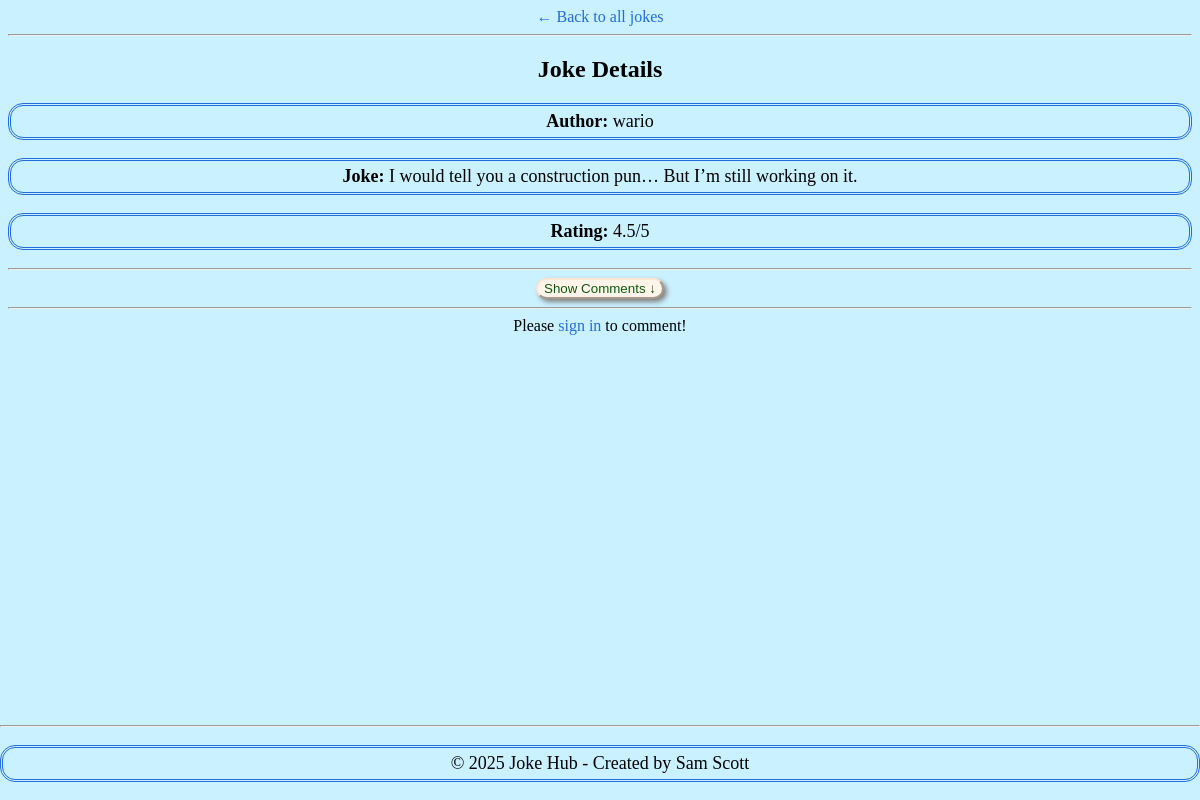
Page /joke_detail/2 on the earlier database version.
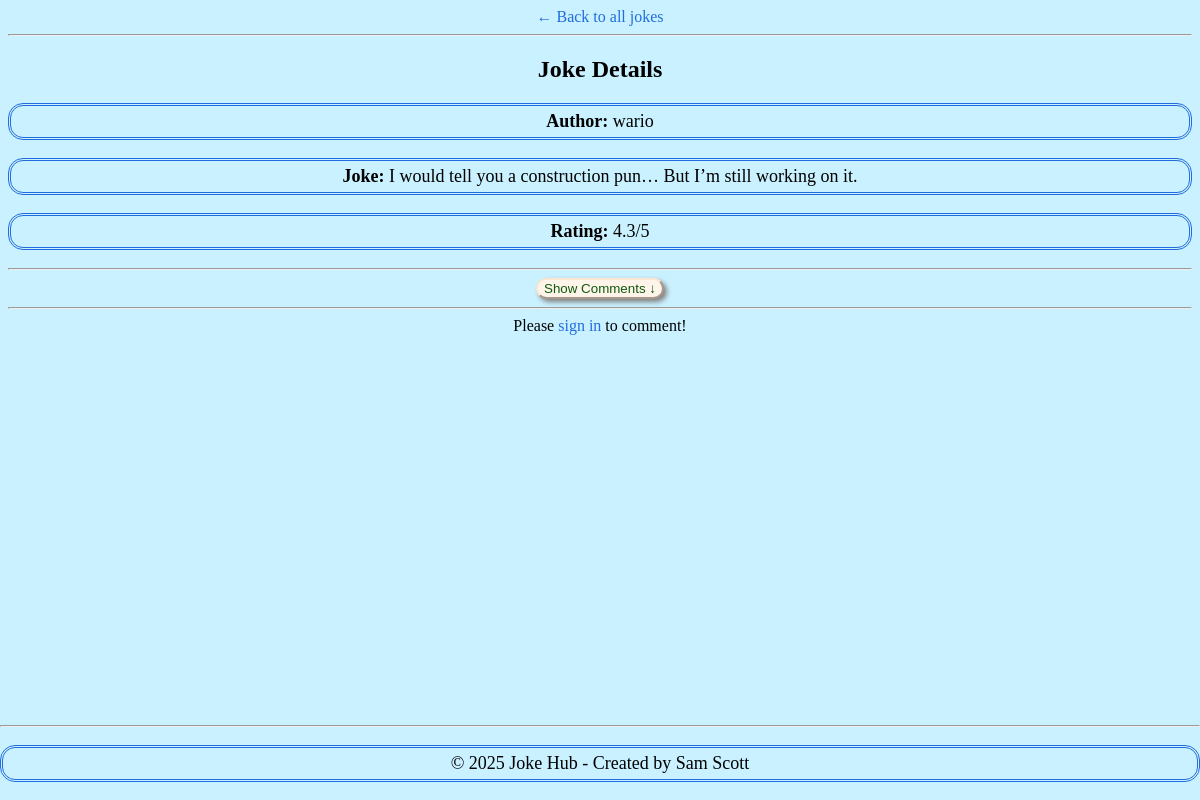
Same page on the later database version.
### tables this page shows
CREATE TABLE users ( --users table 
                id INTEGER PRIMARY KEY AUTOINCREMENT, 
                username TEXT UNIQUE NOT NULL,
                password TEXT NOT NULL,
                is_admin INTEGER DEFAULT 0
              );

CREATE TABLE jokes (  -- jokes table for users to insert jokes
                id INTEGER PRIMARY KEY AUTOINCREMENT,
                content TEXT NOT NULL,
                timestamp TEXT NOT NULL,
                user_id INTEGER, --replacing this use instead of username
                rating REAL DEFAULT 0, 
                approved INTEGER DEFAULT 0,
                FOREIGN KEY(user_id) REFERENCES users(id) ON DELETE CASCADE 
                --Setting up the table with ON DELETE CASCADE, then deleting the user will automatically delete all related data(which is what we want!) 
            );

### app.py (the view)
@app.route('/joke_detail/<int:joke_id>')
def joke_detail(joke_id):
    conn = sqlite3.connect('jokes.db')
    conn.row_factory = sqlite3.Row
    c = conn.cursor()
    c.execute('''
            SELECT "jokes"."id", "jokes"."content", "jokes"."rating", "users"."username"
            FROM "jokes"
            JOIN "users" ON "jokes"."user_id" = "users"."id"
            WHERE "jokes"."id" = ?
            ''', (joke_id,))
    row = c.fetchone()
    if row is None:
        flash("Joke not found.")
        return redirect(url_for('index'))
    joke = {
        'id': row[0],
        'content': row[1],
        'rating': row[2],
        'username': row[3]
    }
    c.execute('''
            SELECT "ratings"."comment", "users"."username", "ratings"."rating", "ratings"."timestamp"
            FROM "ratings"
            JOIN "users" ON "ratings"."user_id" = "users"."id"
            WHERE "ratings"."joke_id" = ?
            ORDER BY ratings.timestamp DESC
            ''', (joke_id,))
    comments = []
    for row in c.fetchall():
        comments.append({
            'comment':row[0],
            'username': row[1],
            'rating': row[2],
            'timestamp': row[3]
        })
    conn.close()
    return render_template('joke_detail.html', joke=joke, comments=comments)

### templates/joke_detail.html (shortened to what this page needs)
<!DOCTYPE html>
<html lang="en">
<head>
    <link rel="stylesheet" href="{{ url_for('static', filename='css/index.css') }}">
</head>
<body>
    <a href="{{ url_for('index') }}">&larr; Back to all jokes</a>
        <hr>
        <h2>Joke Details</h2>
        <p><strong>Author:</strong> {{ joke.username }}</p>
        <p><strong>Joke:</strong> {{ joke.content }}</p>
        <p><strong>Rating:</strong> {{ joke.rating or 0 }}/5</p>
        <hr>
    <button class="comment-section-button" type="submit">Show Comments ↓</button>
    <hr>
    {% if session.get('user_id') %}
            <form method ="POST" action="{{ url_for('rate_joke', joke_id = joke['id'])}}">
                <label for="rating">Rate this joke:</label>
                <select name="rating" required>
                    <option value=""> </option>
                    {% for i in range(1, 6) %}
                    <option value="{{ i }}">{{ i }}</option>
                    {% endfor %}
                </select>
                <label for="comment">Comment:</label>
                <textarea name="comment" required></textarea>
                <button type="submit">Submit</button>
            </form>
    {% else %}
        Please <a href="{{ url_for('login') }}">sign in</a> to comment!
    {% endif %}
     <footer>
        <hr>
        <p>&copy; 2025 Joke Hub - Created by Sam Scott </p>
    </footer>
</body>
</html>

### static/css/index.css (style rules this page uses)
body { background-color:rgb(202, 241, 255); text-align: center; }
p { font-size: 18px; padding: 5px 50px 5px 50px; border: 3px double rgb(34, 109, 221); border-radius: 15px; }
button { display: inline-block; color: rgb(13, 90, 13); background-color: rgb(255, 244, 233); border-radius: 15px; border-color: rgb(252, 230, 209); box-shadow: 3px 3px 5px grey; }
a { color: rgb(34, 109, 221); text-decoration: none; }
footer { position: fixed; left: 0; bottom: 0; width: 100%; text-align: center; }
hr { color:rgb(34, 109, 221); }

Differences in the rows shown:
changed jokes "I would tell you a construction pun… But I’m still working on it.": rating "4.5" → "4.3"
